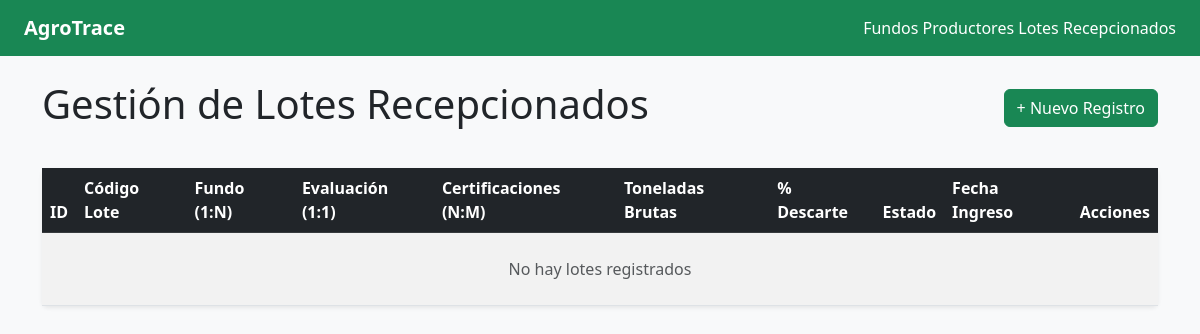
Page /agrotrace/lotes/ on the earlier database version.
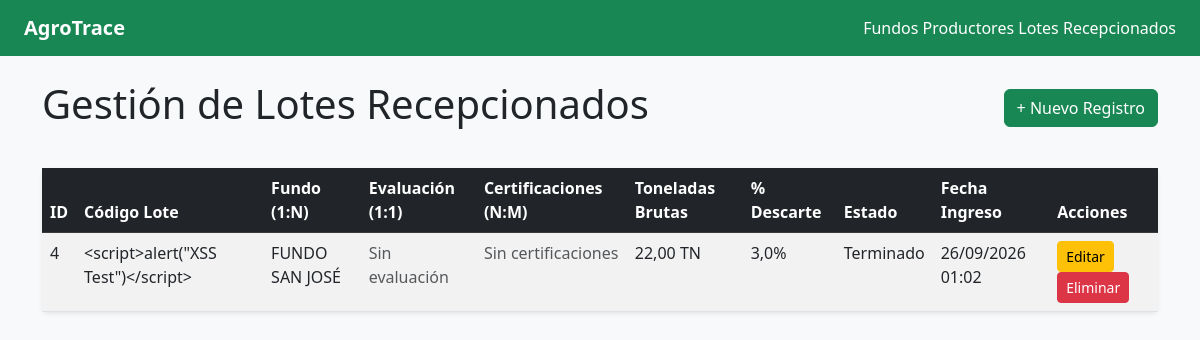
Same page on the later database version.
### agrotrace/models.py (models this page shows, shortened)
class LoteRecepcionado(models.Model):
    fundo = models.ForeignKey(
        FundoProductor,
        on_delete=models.CASCADE,
        related_name='lotes'
    )
    codigo_lote = models.CharField(max_length=50, unique=True)
    toneladas_brutas = models.DecimalField(max_digits=8, decimal_places=2)
    porcentaje_descarte = models.DecimalField(max_digits=5, decimal_places=2)
    estado_evaluacion = models.CharField(max_length=50)
    fecha_ingreso = models.DateTimeField(auto_now_add=True)
    certificaciones = models.ManyToManyField(
        CertificacionAgricola,
        through='CertificacionLote',
        related_name='lotes'
    )

class FundoProductor(models.Model):
    nombre_fundo = models.CharField(max_length=100)
    propietario_dni_ruc = models.CharField(max_length=20)
    hectareas = models.DecimalField(max_digits=8, decimal_places=2)
    valido_exportacion = models.BooleanField(default=False)

### agrotrace/views.py (the view)
# urls.py: path('lotes/', views.lote_list, name='lote_list'),
def lote_list(request):
    lotes = LoteRecepcionado.objects.select_related(
        'fundo',
        'evaluacion_calidad'
    ).prefetch_related(
        'certificaciones'
    )
    return render(request, 'agrotrace/lote_list.html', {'lotes': lotes})

### agrotrace/templates/agrotrace/lote_list.html
{% extends 'agrotrace/base.html' %}
{% block content %}
{% include 'agrotrace/header.html' with titulo="Gestión de Lotes Recepcionados" url_crear="agrotrace:lote_create" %}
<table class="table table-striped table-hover bg-white shadow-sm rounded">
<table class="table table-striped table-hover bg-white shadow-sm rounded">
    <thead class="table-dark">
        <tr>
            <th>ID</th>
            <th>Código Lote</th>
            <th>Fundo (1:N)</th>
            <th>Evaluación (1:1)</th>
            <th>Certificaciones (N:M)</th>
            <th>Toneladas Brutas</th>
            <th>% Descarte</th>
            <th>Estado</th>
            <th>Fecha Ingreso</th>
            <th>Acciones</th>
        </tr>
    </thead>
    <tbody>
        {% for lote in lotes %}
        <tr>
            <td>{{ lote.id }}</td>
            <td>{{ lote.codigo_lote }}</td>
            <td>{{ lote.fundo.nombre_fundo|upper }}</td>
            <td>
                {% if lote.evaluacioncalidadlote %}
                    Brix: {{ lote.evaluacioncalidadlote.nivel_brix|floatformat:1 }}° | pH: {{ lote.evaluacioncalidadlote.ph }}
                {% else %}
                    <span class="text-muted">Sin evaluación</span>
                {% endif %}
            </td>
            <td>
                {% if lote.certificaciones.all %}
                    <ul class="mb-0 ps-3">
                    {% for cert in lote.certificaciones.all %}
                        <li>{{ cert.nombre_certificacion }}</li>
                    {% endfor %}
                    </ul>
                {% else %}
                    <span class="text-muted">Sin certificaciones</span>
                {% endif %}
            </td>
            <td>{{ lote.toneladas_brutas|floatformat:2 }} TN</td>
            <td>{{ lote.porcentaje_descarte|floatformat:1 }}%</td>
            <td>{{ lote.estado_evaluacion }}</td>
            <td>{{ lote.fecha_ingreso|date:"d/m/Y H:i" }}</td>
            <td>
                <a href="{% url 'agrotrace:lote_update' lote.pk %}" class="btn btn-warning btn-sm">Editar</a>
                <a href="{% url 'agrotrace:lote_delete' lote.pk %}" class="btn btn-danger btn-sm">Eliminar</a>
            </td>
        </tr>
        {% empty %}
        <tr>
            <td colspan="10" class="text-center py-4 text-muted">No hay lotes registrados</td>
        </tr>
        {% endfor %}
    </tbody>
</table>
{% endblock %}

### agrotrace/templates/agrotrace/base.html (shortened to what this page needs)
{% load static %}
<!DOCTYPE html>
<html lang="es">
<head>
    <link href="https://cdn.jsdelivr.net/npm/bootstrap@5.3.0/dist/css/bootstrap.min.css" rel="stylesheet">
</head>
<body class="bg-light">
    <nav class="navbar navbar-expand-lg navbar-dark bg-success px-4">
        <a class="navbar-brand fw-bold" href="{% url 'agrotrace:fundo_list' %}">AgroTrace</a>
        <div class="ms-auto">
            <a class="nav-link text-white d-inline" href="{% url 'agrotrace:fundo_list' %}">Fundos Productores</a>
            <a class="nav-link text-white d-inline" href="{% url 'agrotrace:lote_list' %}">Lotes Recepcionados</a>
        </div>
    </nav>
    <div class="container mt-4">
        {% block content %}
        {% endblock %}
    </div>
</body>
</html>

### agrotrace/templates/agrotrace/header.html
<div class="d-flex justify-content-between align-items-center mb-3">
    <h1>{{ titulo }}</h1>
    <a href="{% url url_crear %}" class="btn btn-success">+ Nuevo Registro</a>
</div>

Differences in the rows shown:
added LoteRecepcionado: id "4", codigo_lote "<script>alert(\"XSS Test\")</script>", fundo.nombre_fundo "FUNDO SAN JOSÉ", shows "Sin certificaciones", toneladas_brutas "22,00", porcentaje_descarte "3,0", estado_evaluacion "Terminado", fecha_ingreso "26/09/2026 01:02"
Other differences:
text no longer shown: "No hay lotes registrados"
